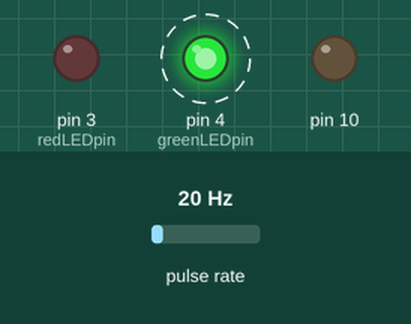
Recording of a sketch running on a simulated Arduino Uno, built with avr-gcc and run on an emulated ATmega328P. Parts: output pins drawn as LEDs (lit = HIGH). Wiring (inferred from the names in the program): pulse sensor: data pin 2. Dashed ring = blinking. Inputs (shaded band) come from the test bench; at power-on: pulse rate 20 Hz. The local clock reads 2024-03-15 10:24:30 at power-on unless the sketch sets it; storage starts empty; what the sketch prints to the serial monitor is not drawn.

Above: at 0.4 s.
Timing chart, 0 to 3.1 s (numbered marks = the images above):
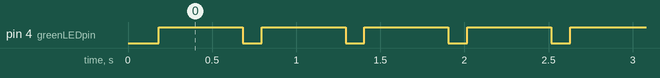

Measured:
- by itself, pin 4 (greenLEDpin): alternates HIGH for 0.50 s and LOW for 0.11 s

The sketch:

bioluminescence.ino
```cpp
// Highly Sensitive Arduino Light Sensor for Measuring Bioluminescence
// Sketch based on http://www.instructables.com/id/Highly-sensitive-Arduino-light-sensor
// Data logger code based on http://www.ladyada.net/make/logshield/lighttempwalkthru.html
// We're using the Taos TSL237S-LF light-to-frequency sensor: http://www.taosinc.com/getfile.aspx?type=press&file=tsl237-e37.pdf

#include "SD.h"
#include <Wire.h>
#include "RTClib.h"

int timing = 100; // in milliseconds
volatile unsigned long pulse_cnt = 0;

//These define the pin connections of the Arduino.
//They can be changed but only use digital in 2 or 3 for the Freq pin
#define TSL_FREQ_PIN 2 // output use digital pin2 for interrupt

float fD = 0.1; // Dark frequency
float Re = 2.3; // Irradiance responsivity
float eff475 = 0.113; // Luminous efficiency at 475nm, for dinoflagellate bioluminescence

RTC_DS1307 RTC; // define the Real Time Clock object

#define WRITE_TO_LOG     1 // write data to log file
#define ECHO_TO_SERIAL   1 // echo data to serial port
#define WAIT_TO_START    0 // Wait for serial input in setup()

// the digital pins that connect to the LEDs
#define redLEDpin 3
#define greenLEDpin 4

// for the data logging shield, we use digital pin 10 for the SD cs line
const int chipSelect = 10;

// the logging file
File logfile;

void error(char *str)
{
  Serial.print("error: ");
  Serial.println(str);

  // red LED indicates error
  digitalWrite(redLEDpin, HIGH);

  while(1);
}

void setup() {

  Serial.begin(9600);
  Serial.println();
  Wire.begin();
  RTC.begin();

#if WAIT_TO_START
  Serial.println("Type any character to start");
  while (!Serial.available());
#endif //WAIT_TO_START


#if WRITE_TO_LOG
  // initialize the SD card
  Serial.print("Initializing SD card...");
  // make sure that the default chip select pin is set to
  // output, even if you don't use it:
  pinMode(10, OUTPUT);

  // see if the card is present and can be initialized:
  if (!SD.begin(chipSelect)) {
    Serial.println("Card failed, or not present");
    // don't do anything more:
    return;
  }
  Serial.println("card initialized.");

  // create a new file
  char filename[] = "LOGGER00.CSV";
  for (uint8_t i = 0; i < 100; i++) {
    filename[6] = i/10 + '0';
    filename[7] = i%10 + '0';
    if (! SD.exists(filename)) {
      // only open a new file if it doesn't exist
      Serial.println("Opening file...");
      logfile = SD.open(filename, FILE_WRITE);
      break;  // leave the loop!
    }
  }

  if (! logfile) {
    error("couldnt create file");
  }

  Serial.print("Logging to: ");
  Serial.println(filename);
#endif

  Wire.begin();
  if (!RTC.begin()) {
#if WRITE_TO_LOG
      logfile.println("RTC failed");
#endif

#if ECHO_TO_SERIAL
    Serial.println("RTC failed");
#endif
  }

#if WRITE_TO_LOG
  logfile.println("millis,date,time,pulse_count,output_freq,uWattpercm2");
#endif

#if ECHO_TO_SERIAL
  Serial.println("millis,date,time,pulse_count,output_freq,uWattpercm2");
#endif // attempt to write out the header to the file

  pinMode(redLEDpin, OUTPUT);
  pinMode(greenLEDpin, OUTPUT);

  pinMode(TSL_FREQ_PIN, INPUT);
}

void loop() {
  float Ee;
  float fO;

  // attach interrupt to pin2, send output pin of TSL230R to arduino 2
  // call handler on each rising pulse

  // High light intensity will trigger interrupts faster than the Arduino can handle,
  // which may screw up timing of millis() and delay(), which are also interrupt based.
  // To flag excessive interrupts, we keep track of both millis() and the RTC time
  // before and after our sampling interval.

  pulse_cnt=0;
  uint32_t millis1 = millis();
  DateTime time1 = RTC.now();

  attachInterrupt(0, add_pulse, RISING);
  delay(timing);
  detachInterrupt(0);

  uint32_t millis2 = millis();
  DateTime time2 = RTC.now();
  unsigned long finalcnt=pulse_cnt;

  // Flash green LED at end of sampling interval.
  digitalWrite(greenLEDpin, HIGH);
  delay(500);
  digitalWrite(greenLEDpin, LOW);

  fO= finalcnt/(timing/1000.0); // output frequency (Hz)
  Ee = (fO - fD)/1000.0/Re;     // irradiance (uW/cm2), fO = fD + (Re)(Ee)

#if WRITE_TO_LOG
  logfile.print(millis2);
  logfile.print(", ");

  if (time2.month() < 10) logfile.print("0");
  logfile.print(time2.month(), DEC);
  logfile.print("/");
  if (time2.day() < 10) logfile.print("0");
  logfile.print(time2.day(), DEC);
  logfile.print("/");
  logfile.print(time2.year(), DEC);
  logfile.print(",");
  if (time2.hour() < 10) logfile.print("0");
  logfile.print(time2.hour(), DEC);
  logfile.print(":");
  if (time2.minute() < 10) logfile.print("0");
  logfile.print(time2.minute(), DEC);
  logfile.print(":");
  if (time2.second() < 10) logfile.print("0");
  logfile.print(time2.second(), DEC);
  logfile.print(", ");

  logfile.print(finalcnt, 10);
  logfile.print(", ");

  logfile.print(fO, 10);
  logfile.print(", ");

  logfile.print(Ee, 10);

  logfile.println();
  logfile.flush();
#endif

#if ECHO_TO_SERIAL
  Serial.print(millis2);
  Serial.print(", ");

  if (time2.month() < 10) Serial.print("0");
  Serial.print(time2.month(), DEC);
  Serial.print("/");
  if (time2.day() < 10) Serial.print("0");
  Serial.print(time2.day(), DEC);
  Serial.print("/");
  Serial.print(time2.year(), DEC);
  Serial.print(",");
  if (time2.hour() < 10) Serial.print("0");
  Serial.print(time2.hour(), DEC);
  Serial.print(":");
  if (time2.minute() < 10) Serial.print("0");
  Serial.print(time2.minute(), DEC);
  Serial.print(":");
  if (time2.second() < 10) Serial.print("0");
  Serial.print(time2.second(), DEC);
  Serial.print(", ");

  Serial.print(finalcnt, 10);
  Serial.print(", ");

  Serial.print(fO, 10);
  Serial.print(", ");

  Serial.print(Ee, 10);

  Serial.println();
#endif

  delay(0);
}

void add_pulse() {
  // increase pulse count
  pulse_cnt++;
  return;
}
```
